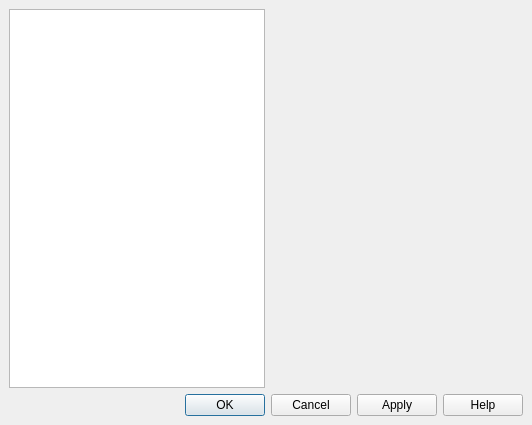
<ui version="4.0" >
 <class>PreferencesDialog</class>
 <widget class="QDialog" name="PreferencesDialog" >
  <property name="geometry" >
   <rect>
    <x>0</x>
    <y>0</y>
    <width>532</width>
    <height>425</height>
   </rect>
  </property>
  <property name="windowTitle" >
   <string>SMPlayer - Preferences</string>
  </property>
  <property name="windowIcon" >
   <iconset/>
  </property>
  <layout class="QGridLayout" >
   <property name="margin" >
    <number>9</number>
   </property>
   <property name="spacing" >
    <number>6</number>
   </property>
   <item row="0" column="1" >
    <widget class="QStackedWidget" name="pages" >
     <property name="sizePolicy" >
      <sizepolicy>
       <hsizetype>7</hsizetype>
       <vsizetype>5</vsizetype>
       <horstretch>0</horstretch>
       <verstretch>0</verstretch>
      </sizepolicy>
     </property>
     <property name="currentIndex" >
      <number>-1</number>
     </property>
    </widget>
   </item>
   <item row="0" column="0" >
    <widget class="QListWidget" name="sections" >
     <property name="sizePolicy" >
      <sizepolicy>
       <hsizetype>3</hsizetype>
       <vsizetype>7</vsizetype>
       <horstretch>0</horstretch>
       <verstretch>0</verstretch>
      </sizepolicy>
     </property>
     <property name="minimumSize" >
      <size>
       <width>150</width>
       <height>0</height>
      </size>
     </property>
    </widget>
   </item>
   <item row="1" column="0" colspan="2" >
    <widget class="QDialogButtonBox" name="buttonBox" >
     <property name="orientation" >
      <enum>Qt::Horizontal</enum>
     </property>
     <property name="standardButtons" >
      <set>QDialogButtonBox::Apply|QDialogButtonBox::Cancel|QDialogButtonBox::Help|QDialogButtonBox::NoButton|QDialogButtonBox::Ok</set>
     </property>
    </widget>
   </item>
  </layout>
 </widget>
 <resources/>
 <connections>
  <connection>
   <sender>sections</sender>
   <signal>currentRowChanged(int)</signal>
   <receiver>pages</receiver>
   <slot>setCurrentIndex(int)</slot>
   <hints>
    <hint type="sourcelabel" >
     <x>145</x>
     <y>202</y>
    </hint>
    <hint type="destinationlabel" >
     <x>372</x>
     <y>231</y>
    </hint>
   </hints>
  </connection>
  <connection>
   <sender>buttonBox</sender>
   <signal>accepted()</signal>
   <receiver>PreferencesDialog</receiver>
   <slot>accept()</slot>
   <hints>
    <hint type="sourcelabel" >
     <x>259</x>
     <y>401</y>
    </hint>
    <hint type="destinationlabel" >
     <x>259</x>
     <y>212</y>
    </hint>
   </hints>
  </connection>
  <connection>
   <sender>buttonBox</sender>
   <signal>rejected()</signal>
   <receiver>PreferencesDialog</receiver>
   <slot>reject()</slot>
   <hints>
    <hint type="sourcelabel" >
     <x>259</x>
     <y>401</y>
    </hint>
    <hint type="destinationlabel" >
     <x>259</x>
     <y>212</y>
    </hint>
   </hints>
  </connection>
 </connections>
</ui>
